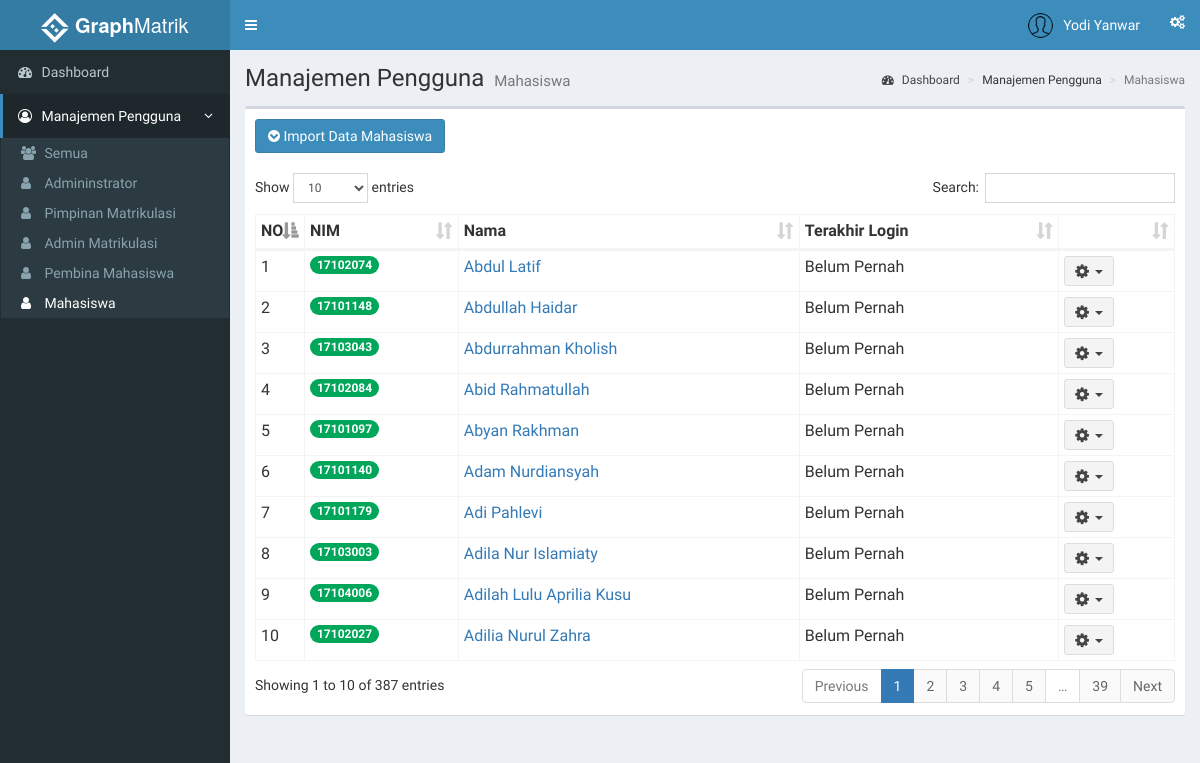
The page /index.php?page=mahasiswa (signed in) on the database its author committed.
### tables this page shows
CREATE TABLE `mahasiswa` (
  `id_mahasiswa` int(11) NOT NULL,
  `nim` int(11) NOT NULL,
  `nama` varchar(35) NOT NULL,
  `angkatan` int(11) DEFAULT NULL,
  `j_kelamin` varchar(15) DEFAULT NULL,
  `asalkota` varchar(20) DEFAULT NULL,
  `email` varchar(35) DEFAULT NULL,
  `telp` varchar(13) DEFAULT NULL,
  `avatar` varchar(100) DEFAULT NULL,
  `tgl_lahir` date DEFAULT NULL,
  `id_user` int(11) DEFAULT NULL
);

### functions.php (called while the page is built, shortened)
<?php
	function tampilMahasiswa(){
		$ambildata = mysql_query("SELECT mahasiswa.*, users.* FROM users INNER JOIN mahasiswa ON mahasiswa.id_user = users.id_user ORDER BY nama") or die(mysql_error());
		if (mysql_num_rows($ambildata) > 0) {
			while ($ad = mysql_fetch_assoc($ambildata))
				$data[] = $ad;
				return $data;
		} else{
			echo "Daftar mahasiswa kosong";
		}
	}
 ?>

### role/admin/mahasiswa.php (the view, shortened to what this page needs)
<?php
  include 'functions.php';
 ?>
    <section class="content-header">
      <h1>
        Manajemen Pengguna
        <small>Mahasiswa</small>
      </h1>
      <ol class="breadcrumb">
        <li><a href="/simon/admin"><i class="fa fa-dashboard"></i> Dashboard</a></li>
        <li>Manajemen Pengguna</li>
        <li class="active">Mahasiswa</li>
      </ol>
    </section>
    <section class="content">
      <div class="row">
        <div class="col-xs-12">
          <div class="box">
            <div class="box-header">
             <button class="btn btn-primary" data-toggle="modal" data-target="#importMhsModal"><i class="fa fa-chevron-circle-down"></i>&nbsp;Import Data Mahasiswa</button>
            </div>
            <div class="box-body">
              <table id="tablePembina" class="table table-bordered table-hover table-condensed">
                <thead>
                  <tr>
                    <th>NO</th>
                    <th>NIM</th>
                    <th>Nama</th>
                    <th>Terakhir Login</th>
                    <th></th>
                  </tr>
                </thead>
                <tbody>
                  <?php
                    $dataMahasiswa = tampilMahasiswa();
                    $no = 1;
                    foreach($dataMahasiswa as $row){
                   ?>
                <tr>
                  <td><?php echo $no ?></td>
                  <td><?php echo "<span class='badge bg-green'>".$row['nim']."</span>" ?></td>
                  <td><?php echo "<a href='index.php?page=mahasiswadetails&id=".$row['id_user']."'>".$row['nama']."</a>" ?></td>
                  <td><?php if ($row['last_login'] == '0000-00-00 00:00:00'){ echo 'Belum Pernah';}else{ echo date("d-m-Y H:i", strtotime($row['last_login'])) ;}
                  ?></td>
                  <td>
                    <div class="dropdown">
                      <button class="btn btn-default btn-sm dropdown-toggle " type="button" data-toggle="dropdown">
                        <i class="fa fa-cog fa-lg"></i>&nbsp;&nbsp;<span class="caret"></span>
                      </button>
                    </div>
                  </td>
                </tr>
                  <?php
                    $no++; }
                   ?>
                </tbody>
              </table>
            </div>
          </div>
        </div>
      </div>
    </section>

### rows shown on the page
mahasiswa: nim "17102074", nama "Abdul Latif"
mahasiswa: nim "17101148", nama "Abdullah Haidar"
mahasiswa: nim "17103043", nama "Abdurrahman Kholish"
mahasiswa: nim "17102084", nama "Abid Rahmatullah"
mahasiswa: nim "17101097", nama "Abyan Rakhman"
mahasiswa: nim "17101140", nama "Adam Nurdiansyah"
mahasiswa: nim "17101179", nama "Adi Pahlevi"
mahasiswa: nim "17103003", nama "Adila Nur Islamiaty"
mahasiswa: nim "17104006", nama "Adilah Lulu Aprilia Kusu"
mahasiswa: nim "17102027", nama "Adilia Nurul Zahra"

### other values the page prints
$_SESSION['nama'] "Yodi Yanwar"
